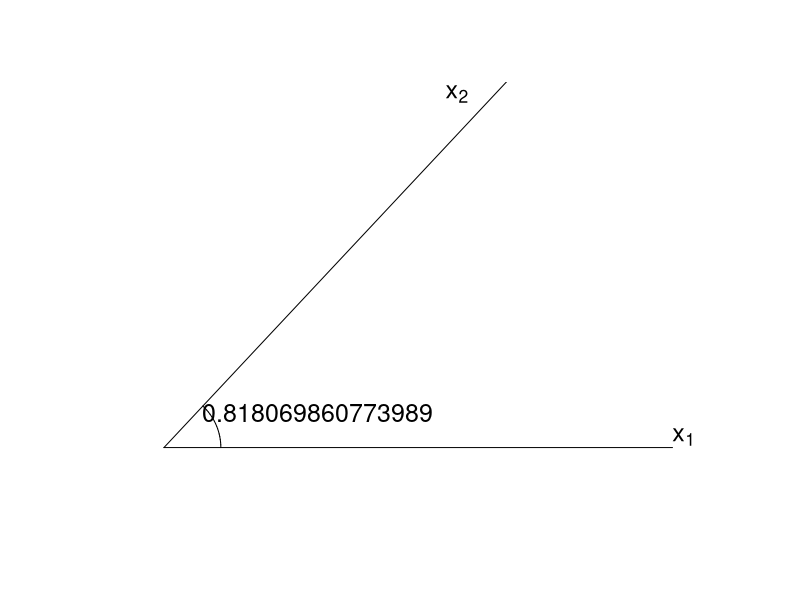

Recreate this plot in R.
library(plotrix)
library(zeallot)

set.seed(1)
data_generation <- function () {
      n=100
      xx1=rnorm(n)
      xx2=(xx1+rnorm(n))/sqrt(2)
      yy=xx1+xx2/2+rnorm(n)/5

      x1 <<- xx1-mean(xx1)
      x2 <<- xx2-mean(xx2)
      y <<- yy-mean(yy)
}
data_generation()

dotproduct <- function(vector1, vector2) {
  return(sum(vector1 * vector2))
}

vector_length <- function(vector) {
  return(sqrt(dotproduct(vector, vector)))
}

angle <- function(vector1, vector2) {
  return(acos(dotproduct(vector1, vector2) / (vector_length(vector1) * vector_length(vector2))))
}

cat("The arcos value(angle) between x1 and x2 is : ", angle(x1, x2))

# Creates empty plot and variables
plot(1,type="n",axes=F,xlim=c(-1,10),ylim=c(-1,10),xlab="",ylab="")

# pseudo_X1
pseudo_x1 = c(vector_length(x1), 0)
# arrows(0,0,pseudo_x1[1],pseudo_x1[2])
draw.radial.line(0, pseudo_x1[1], center = c(0,0))
text(pseudo_x1[1] + 0.2, pseudo_x1[2] + 0.3, expression(x[1]),cex=1.5)

# pseudo_X2
pseudo_x2 = c(4.15, 8.6)
draw.radial.line(0,vector_length(x2),center=c(0,0), angle = angle(x1, x2))
# arrows(0,0, pseudo_x2[1], pseudo_x2[2] )
text(pseudo_x2[1] + 1, pseudo_x2[2] + 1.5, expression(x[2]),cex=1.5)

# drawing arc
draw.arc(0,0,1, angle2 = angle(x1, x2))
text(2.7,1, angle(x1,x2),cex=1.5)


# 알고리듬
data_generation()

# bind as matrix for operations
X <- cbind(x1, x2)

# maintain dimensions
c(n, p) %<-% dim(X)

# initial residual and beta
residual <- y
beta <- rep(0, p+1)
threshold <- 0.000001

# Count iterations
n_iterations <- 0

# Iterate until convergence
while (abs(cor(residual, x1)) > threshold | abs(cor(residual, x2)) > threshold) {
  if (abs(cor(residual, x1)) > abs(cor(residual, x2))){
    model <- lm(residual~x1)
    beta <- beta + c(model$coefficients[1], model$coefficients[2], 0)
    y_fit <- beta[1] + beta[2] * x1 + beta[3] * x2
    residual <- y - y_fit
  } else {
    model <- lm(residual~x2)
    beta <- beta + c(model$coefficients[1], 0, model$coefficients[2])
    y_fit <- beta[1] + beta[2] * x1 + beta[3] * x2
    residual <- y - y_fit
  }
  n_iterations <- n_iterations + 1
  if (n_iterations == 2) {
    cat('Iteration: ', n_iterations, 'y_fit length: ', vector_length(y_fit), 'angle between x1: ', angle(x1, y_fit))
  } else if (n_iterations == 3) {
    cat('Iteration: ', n_iterations, 'y_fit length: ', vector_length(y_fit), 'angle between x1: ', angle(x1, y_fit))
  } else if (n_iterations == 6) {
    cat('Iteration: ', n_iterations, 'y_fit length: ', vector_length(y_fit), 'angle between x1: ', angle(x1, y_fit))
  }
}
cat('Total iteration: ', n_iterations, '\n')
cat('Intercept: ', beta[1], ', beta_1: ', beta[2], ', beta_2: ', beta[3])

# Validation
validation_model <- lm(y ~ x1 + x2)
validation_model$coefficients
